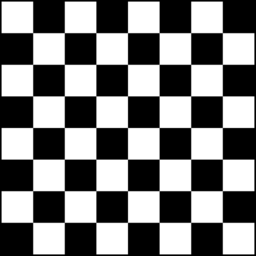
#> input picture hw1/part1/testdata/1.png, 256 x 256 px
$ python main.py
#> lines starting #> are read from the running program, lines starting #| are printed output that depends on the picture
#> in main, img is the input picture: shape (256, 256, 3); min 0, max 255, mean 124.4
### hw1/part1/HCD.py
import numpy as np
import cv2
import matplotlib.pyplot as plt


class Harris_corner_detector(object):
    def __init__(self, threshold):
        self.threshold = threshold

    def detect_harris_corners(self, img):
        ### TODO ####
        # Step 1: Smooth the image by Gaussian kernel
        # - Function: cv2.GaussianBlur (kernel = 3, sigma = 1.5)
        img = cv2.GaussianBlur(img, (3, 3), 1.5)
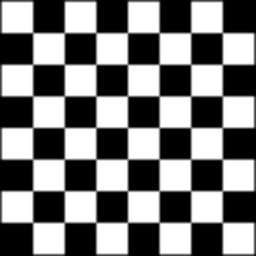
#> img: shape (256, 256) float64; min 0, max 255, mean 124.6; drawn with min black and max white

        # Step 2: Calculate Ix, Iy (1st derivative of image along x and y axis)
        # - Function: cv2.filter2D (kernel = [[1.,0.,-1.]] for Ix or [[1.],[0.],[-1.]] for Iy)
        Ix = cv2.filter2D(img, -1, kernel=np.array([[1.,0.,-1.]]))
        Iy = cv2.filter2D(img, -1, kernel=np.array([[1.],[0.],[-1.]]))
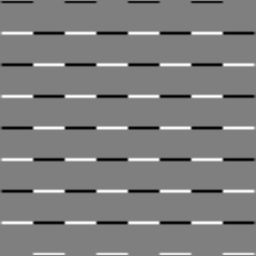
#> Iy: shape (256, 256) float64; min -176.5, max 176.5, mean 0; drawn with min black and max white

        # Step 3: Compute Ixx, Ixy, Iyy (Ixx = Ix*Ix, ...)
        Ixx = Ix ** 2
        Ixy = Ix * Iy
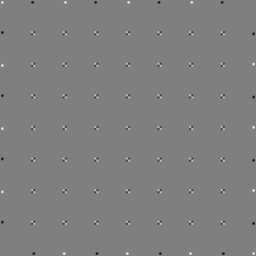
#> Ixy: shape (256, 256) float64; min -12639.6, max 12617.5, mean -1.9; drawn with min black and max white
        Iyy = Iy ** 2

        # Step 4: Compute Sxx, Sxy, Syy (weighted summation of Ixx, Ixy, Iyy in neighbor pixels)
        # - Function: cv2.GaussianBlur (kernel = 3, sigma = 1.)
        Sxx = cv2.GaussianBlur(Ixx, (3, 3), 1.)
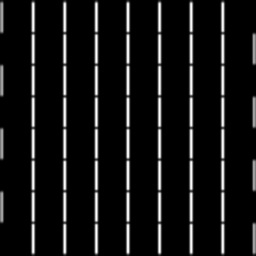
#> Sxx: shape (256, 256) float64; min 0, max 23037.5, mean 1876.7; drawn with min black and max white
        Sxy = cv2.GaussianBlur(Ixy, (3, 3), 1.)
        Syy = cv2.GaussianBlur(Iyy, (3, 3), 1.)
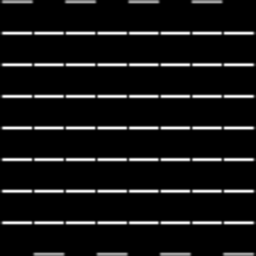
#> Syy: shape (256, 256) float64; min 0, max 23037.5, mean 1876.7; drawn with min black and max white

        # Step 5: Compute the det and trace of matrix M (M = [[Sxx, Sxy], [Sxy, Syy]])
        det = Sxx * Syy - Sxy ** 2
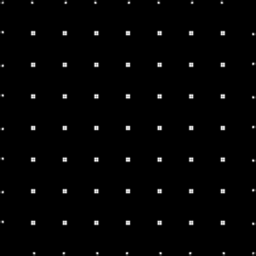
#> det: shape (256, 256) float64; min 0, max 59211750.8, mean 841587.1; drawn with min black and max white
        trace = Sxx + Syy
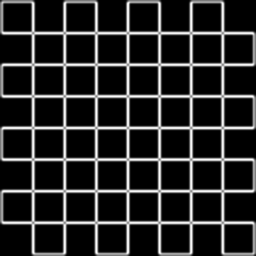
#> trace: shape (256, 256) float64; min 0, max 23233, mean 3753.5; drawn with min black and max white

        # Step 6: Compute the response of the detector by det/(trace+1e-12)
        response = det / (trace + 1e-12)

        return response

    def post_processing(self, response):
        ### TODO ###
        # Step 1: Thresholding
        response = (response > self.threshold).astype(int) * response

        # Step 2: Find local maximum
        local_max = []
        for i in range(response.shape[0]):
            for j in range(response.shape[1]):
                if response[i, j] == 0:
                    continue
                is_local_max = True
                for x in range(i-2 if i-2>=0 else 0, i+3 if i+2<response.shape[0] else response.shape[0]):
                    for y in range(j-2 if j-2>=0 else 0, j+3 if j+2<response.shape[1] else response.shape[1]):
                        if response[i, j] < response[x, y]:
                            is_local_max = False
                            break
                    if is_local_max == False:
                        break
                if is_local_max:
                    local_max.append([i, j])

        return local_max

### hw1/part1/main.py
import numpy as np
import cv2
import argparse
from matplotlib import pyplot as plt
from HCD import Harris_corner_detector


def main():
    parser = argparse.ArgumentParser(description='main function of Harris corner detector')
    parser.add_argument('--threshold', default=100., type=float, help='threshold value to determine corner')
    parser.add_argument('--image_path', default='./testdata/1.png', help='path to input image')
    args = parser.parse_args()

    print('Processing %s ...'%args.image_path)
    img = cv2.imread(args.image_path)
    img_gray = cv2.cvtColor(img, cv2.COLOR_BGR2GRAY).astype(np.float64)

    ### TODO ###
    HCD = Harris_corner_detector(args.threshold)

    response = HCD.detect_harris_corners(img_gray)
    result = HCD.post_processing(response)
#> result = 79 pairs, first value 2 to 253, second value 2 to 253

    for x, y in result:
        for i in range(x-1 if x-1>=0 else x, x+1 if x+1<img.shape[0] else x):
            for j in range(y-1 if y-1>=0 else y, y+1 if y+1<img.shape[1] else y):
                img[i, j] = np.array([0, 0, 255])
#> this loop made 79 passes
#> (x, y) on passes 1 to 12: (2, 2), (2, 32), (2, 65), (2, 95), (2, 129), (2, 158), (2, 192), (2, 221), (32, 2), (32, 32), (32, 65), (32, 95)
#> img: shape (256, 256, 3)

    output_path = args.image_path[0: args.image_path.rfind('.')] + '_%d.png' % (args.threshold)
    cv2.imwrite(output_path, img)

if __name__ == '__main__':
    main()
